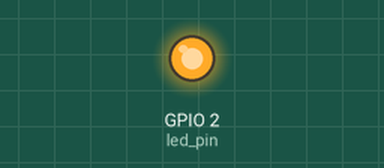
Recording of a sketch running on a simulated ESP32. Shown: output pins drawn as LEDs (lit = HIGH).

Above: at 0.2 s.
At 3.2 s:
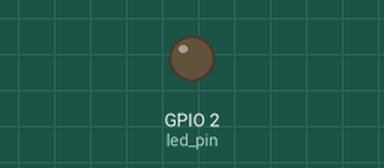
Timing chart, 0 to 5.3 s (numbered marks = the images above):
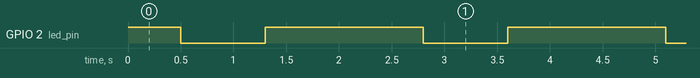

The sketch:

ireg_blink.ino
```cpp
// to use only one core
#if CONFIG_FREERTOS_UNICORE
static const BaseType_t app_cpu = 0;
#else
static const BaseType_t app_cpu = 1;
#endif

static const int led_pin  = 2;

void ledtoggle(void *parameter){
  while(true){
    digitalWrite(led_pin, HIGH);
    vTaskDelay(500 / portTICK_PERIOD_MS);
    digitalWrite(led_pin, LOW);
    vTaskDelay(800 / portTICK_PERIOD_MS);
    digitalWrite(led_pin, HIGH);
    vTaskDelay(1000 / portTICK_PERIOD_MS);
  }
}
void setup() {
  // put your setup code here, to run once:
  pinMode(led_pin, OUTPUT);

  xTaskCreatePinnedToCore(
    ledtoggle,
    "Toggle LED",
    1024,
    NULL,
    1,
    NULL,
    app_cpu);
}

void loop() {
  // put your main code here, to run repeatedly:

}
```

Measured:
- by itself, GPIO 2 (led_pin): repeats every 2.3 s: LOW 0.80 s, HIGH 1.5 s
